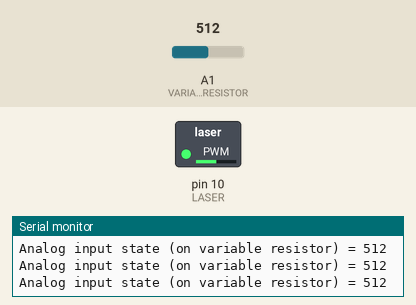
A sketch run on a simulated Arduino Uno, built with avr-gcc and run on an emulated ATmega328P. On the bench: switched loads named in the sketch (green lamp = pin HIGH), the last lines printed to the serial monitor. Inputs (shaded band) come from the test bench; at power-on: A1 (VARIABLE_RESISTOR) = 512.

Above: at 1.2 s.
1.3 s: A1 (VARIABLE_RESISTOR) set to 11
At 2.3 s:
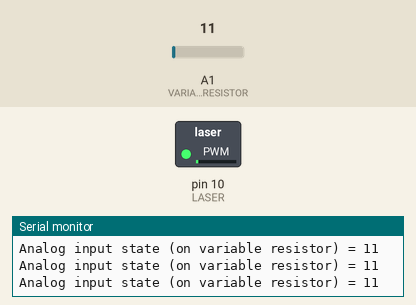
3.0 s: A1 (VARIABLE_RESISTOR) set to 8
4.5 s: A1 (VARIABLE_RESISTOR) set to 0
At 4.8 s:
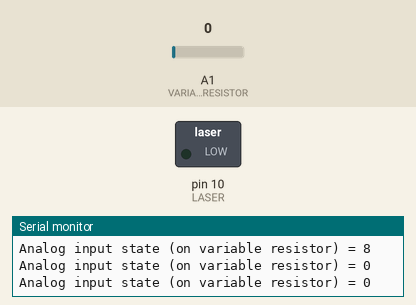
6.0 s: A1 (VARIABLE_RESISTOR) set to 716
At 7.2 s:
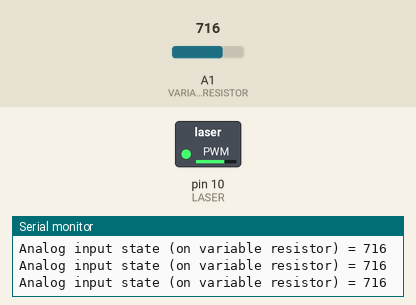
7.5 s: A1 (VARIABLE_RESISTOR) set to 900
At 8.6 s:
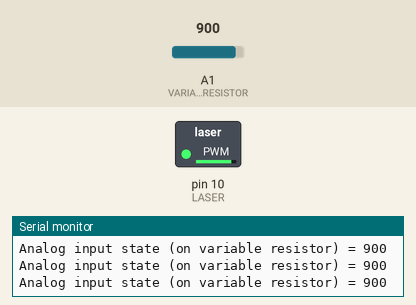
Timing chart, 0 to 10.0 s (numbered marks = the images above; inputs shaded):
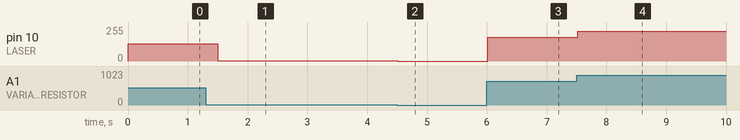

The sketch:

With_Variable_Resister.ino
```cpp
// https://xn--18-6kcdusowgbt1a4b.xn--p1ai/%D0%BF%D0%BE%D0%B4%D0%BA%D0%BB%D1%8E%D1%87%D0%B5%D0%BD%D0%B8%D0%B5-%D0%BF%D0%BE%D1%82%D0%B5%D0%BD%D1%86%D0%B8%D0%BE%D0%BC%D0%B5%D1%82%D1%80%D0%B0-%D0%B0%D1%80%D0%B4%D1%83%D0%B8%D0%BD%D0%BE/

#define LASER             10  // Порт к которому подключен лазерный диод
#define VARIABLE_RESISTOR A1  // Порт к которому подключен потенциометр

int SensorValue = 0;          // Переменная для хранения показаний потенциометра

void setup()
{
  Serial.begin(9600);         // открыть терминал для отслеживания значения на аналоговом входе (CTRL + SHIFT + M) - *МониторПорта

  pinMode(LASER, OUTPUT);     // инициализируем Pin10 как выход
  pinMode(A1, INPUT);         // инициируем А1 как вход
}

void loop()
{
  SensorValue = analogRead(VARIABLE_RESISTOR);        // считываем данные с порта A1
  Serial.print("Analog input state (on variable resistor) = " );
  Serial.println(SensorValue);
  SensorValue = SensorValue / 4;                      // 0...255
  analogWrite(LASER, SensorValue);                    // меняем яркость LD
  delay(250);                                         // задержка, для спокойного отслеживания в мониторе
}
```

Measured:
- after the input at 1.3 s, pin 10 (LASER): 128/255 → 2/255 after 0.20 s
- after the input at 4.5 s, pin 10 (LASER): 2/255 → 0/255 at once
- after the input at 6.0 s, pin 10 (LASER): 0/255 → 179/255 at once
- after the input at 7.5 s, pin 10 (LASER): 179/255 → 225/255 at once
